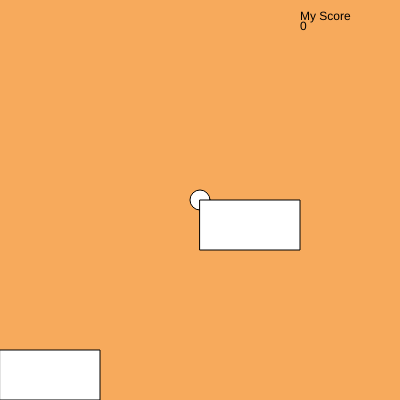
Frame 1 (no input)
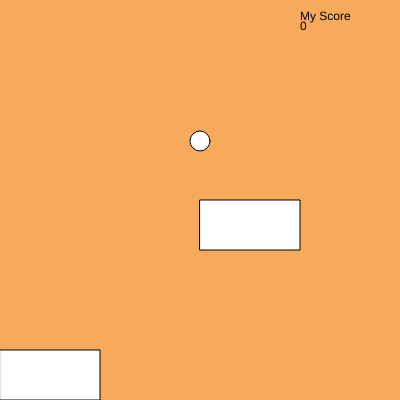
Frame 60 (no input)
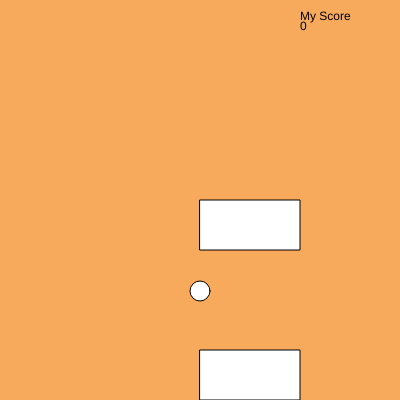
Frame 120 (the mouse pressed at the canvas centre since frame 60)

The p5.js sketch that drew these frames (run headless with seeded random() and noise() and a simulated clock; from frame 60 on, the mouse is pressed at the canvas centre):

// p5.js sketch
// ── sketch.js
var toyx = 200;
var toyy = 200;
var catx = 200;
var caty = 200;
var scoreboard = 0;

function setup() {
  createCanvas(400, 400);
  noCursor();
}

function draw() {
  background("rgb(247,170,92)");
  rect(mouseX, 350, 100, 50);
  ellipse(toyx, toyy, 20, 20);
  toyy = toyy - 1;
  rect(catx, caty, 100, 50);
  if (toyx > catx && toyx < catx + 100 && toyy > caty && toyy < caty + 50) {
    catx = random(300);
    caty = random(300);
     scoreboard = scoreboard + 123456789;
  }
  if(toyy < 0){
     scoreboard = scoreboard - 1
    toyy < 400
       toyy = 350
     
     }
  

  text("My Score", 300, 20);
  text(scoreboard, 300, 30);

}

function mousePressed() {
  toyx = mouseX;
  toyy = 350;
}
